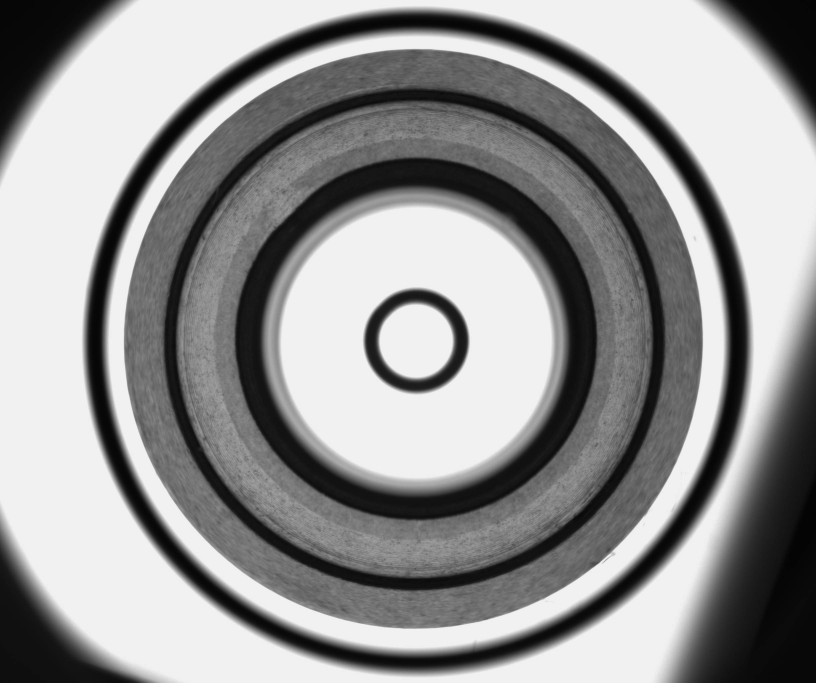
#> input picture IdealRingTest.jpg, 2448 x 2048 px (shown at 1/3 size)
$ python scratchDetectDemo.py IdealRingTest.jpg   (older library calls are emulated)
#> lines starting #> are read from the running program, lines starting #| are printed output that depends on the picture; after the words box and inside, x2 and y2 are one past the last pixel; in counts of white or black regions, pixels touching at a corner belong together
import sys
import cv2
import numpy as np
from matplotlib import pyplot as plt

# Define Upper-Lower Bound of threshold
threshval = (80,255)

# normaize the grayscale image
# NO LONGER SIGNIFICANT, ONLY USE WHEN CREATING CUSTOM FILTERS
def nm(img):
	normalizedImg = np.zeros(img.shape)
	return cv2.normalize(img, normalizedImg, alpha=0, beta=1, norm_type=cv2.NORM_MINMAX, dtype=cv2.CV_32F)

# Image Resizing function
def imgresize(timg, scale_percent):
	width = int(img.shape[1] * scale_percent / 100)
	height = int(img.shape[0] * scale_percent / 100)
	dim = (width, height)

	# resize image
	return cv2.resize(img, dim, interpolation = cv2.INTER_AREA)


# Read File name
file = sys.argv[1]


print('Reading from file: ',file)


# Show steps
# 1 is true, 0 is false
disp = 1

# Read an image
img = cv2.imread(file, 0)
#> img is the input picture: shape (2048, 2448); min 3, max 252, mean 148.2
imgorig = cv2.imread(file)

# Resize the image
gray = imgresize(img, 50)
imgorig = imgresize(imgorig, 50)

# Converting grayscale to RGB for contour visualization
imgorig = cv2.merge([imgorig,imgorig,imgorig])


# Show both images
if disp == 1:
	cv2.imshow('Original image',img)
	cv2.imshow('Gray image', gray)

# Apply a Gaussian filter of size 15x15
gSize = 5;

# gray = imfilter(gray,fspecial('gaussian',[gSize,gSize],gSize/2),'replicate')
blur = cv2.GaussianBlur(gray,(gSize,gSize),0)

# Diplay Blur
if disp == 1:
	cv2.imshow('Gaussian Filter', blur)


# Calulcate Laplacian for reference (absolute value, 1 or 0)
# NOT TO BE USED DUE TO LACK OF ACCURACY
laplacian = cv2.Laplacian(blur,cv2.CV_64F, ksize=13)
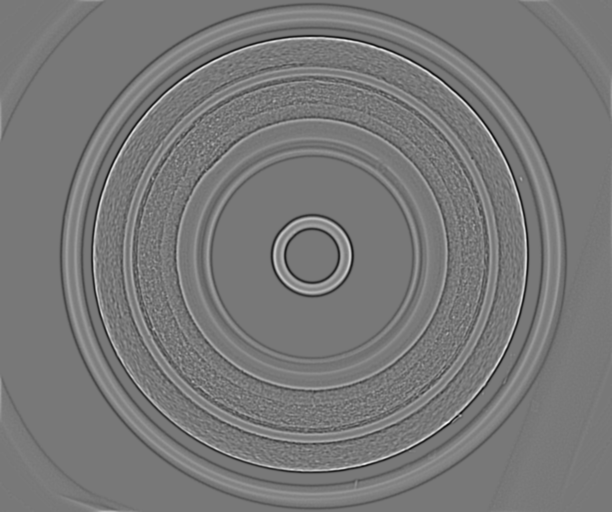
#> laplacian: shape (1024, 1224) float64 (shown at 1/2 size); min -39121628, max 43495656, mean 2376.1; drawn with min black and max white


# Sobel Filter
sobelH = np.array([[1,0,-1],[2,0,-2],[1,0,-1]],dtype=np.float)
sobelV = np.array([[1,2,1],[0,0,0],[-1,-2,-1]],dtype=np.float)

# Calculate Gradient Magnitude for image

# sh = cv2.filter2D(gray, -1, sobelH)
# sv = cv2.filter2D(gray, -1, sobelV)
# sm = np.sqrt(sh**2 + sv**2).astype(np.uint8)

dx = cv2.Sobel(blur, cv2.CV_64F,1,0,sobelH)
dy = cv2.Sobel(blur, cv2.CV_64F,0,1,sobelV)
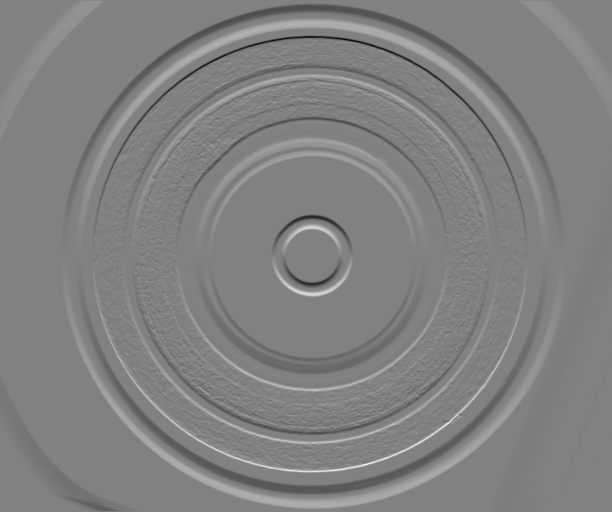
#> dy: shape (1024, 1224) float64 (shown at 1/2 size); min -335, max 325, mean -0.1; drawn with min black and max white
axy = cv2.magnitude(dx, dy).astype(np.uint8)
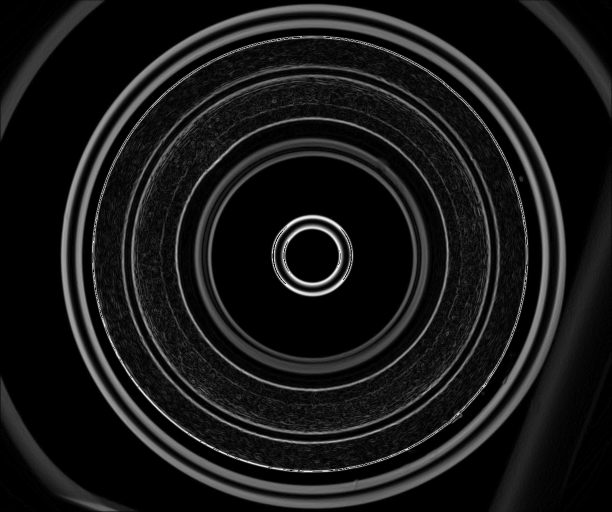
#> axy: shape (1024, 1224) (shown at 1/2 size); min 0, max 255, mean 23.5


# Display Stuff
if disp == 1:
	cv2.imshow('Laplacian (FOR REFERENCE)', laplacian)
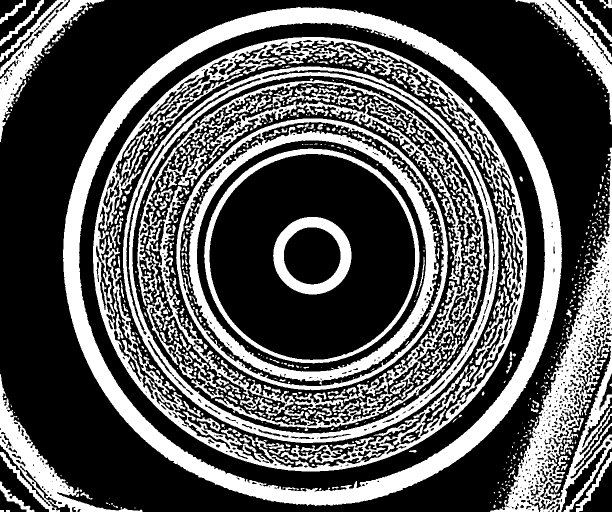
#> window 'Laplacian (FOR REFERENCE)': shape (1024, 1224) (shown at 1/2 size); 34.1% white; 899 white regions (493 under 20 px), largest, box (x1, y1, x2, y2) and area: (126, 14, 1124, 1012) 98000, (186, 74, 1054, 943) 62476, (352, 237, 896, 781) 43534
#	cv2.imshow('Sobel X Mask', sobelx)
#	cv2.imshow('Sobel Y Mask', sobely)
	cv2.imshow('Gradient Magnitude (Sobel Mask)', axy)

# Threshhold image
ret1, thresh = cv2.threshold(axy,threshval[0],threshval[1],cv2.THRESH_BINARY)
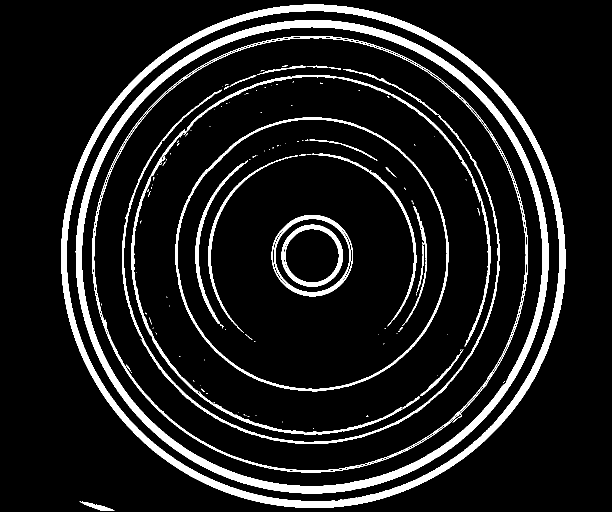
#> thresh: shape (1024, 1224) (shown at 1/2 size); 10.2% white; 124 white regions (97 under 20 px), largest, box (x1, y1, x2, y2) and area: (151, 40, 1097, 987) 39334, (122, 9, 1131, 1016) 38990, (262, 150, 981, 869) 9634
#> ret1 = 80
# threshadapt = cv2.adaptiveThreshold(axy,255,cv2.ADAPTIVE_THRESH_GAUSSIAN_C,cv2.THRESH_BINARY,11,2)
# threshmean = cv2.adaptiveThreshold(axy,255,cv2.ADAPTIVE_THRESH_MEAN_C,cv2.THRESH_BINARY,11,2)


cv2.imshow('Threshold', thresh)
# cv2.imshow('test2',threshadapt)
# cv2.imshow('test3', threshmean)


# Morphology to determine contours
kernel = np.ones((1,1),np.uint8)
ret = cv2.erode(thresh,kernel,iterations = 2)


kernel = np.ones((1,1),np.uint8)
# dilate = cv2.dilate(thresh,kernel,iterations = 1)
# erosion = cv2.erode(dilate,kernel,iterations = 1)
ret = cv2.morphologyEx(ret, cv2.MORPH_CLOSE, kernel)

kernel = np.ones((5,5),np.uint8)
ret = cv2.morphologyEx(ret, cv2.MORPH_CLOSE, kernel)
#> ret: shape (1024, 1224); 10.7% white; 80 white regions (59 under 20 px), largest, box (x1, y1, x2, y2) and area: (151, 40, 1097, 987) 39370, (122, 9, 1131, 1016) 39002, (184, 72, 1056, 945) 12930

kernel = np.ones((2,2),np.uint8)
ret = cv2.dilate(ret,kernel,iterations = 4)
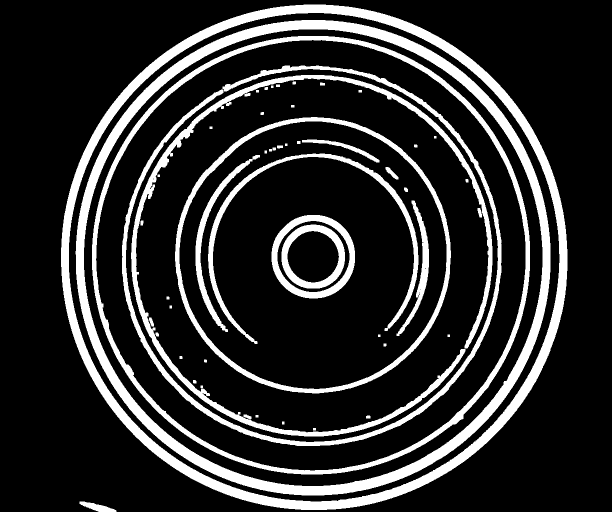
#> ret: shape (1024, 1224) (shown at 1/2 size); 18.2% white; 53 white regions

cv2.imshow('Morphology', ret)


# Calculate Contours
contours, hierarchy = cv2.findContours(ret, cv2.RETR_TREE, cv2.CHAIN_APPROX_SIMPLE)
#> contours = 69 contours, 17 with area under 20; largest, box (x1, y1, x2, y2) and area: (122, 9, 1135, 1020) 804067, (137, 25, 1120, 1004) 751957, (151, 40, 1101, 991) 709526, (167, 58, 1086, 973) 657876, (184, 72, 1060, 949) 604068
cv2.drawContours(imgorig, contours, -1, (0,255,0), 1)
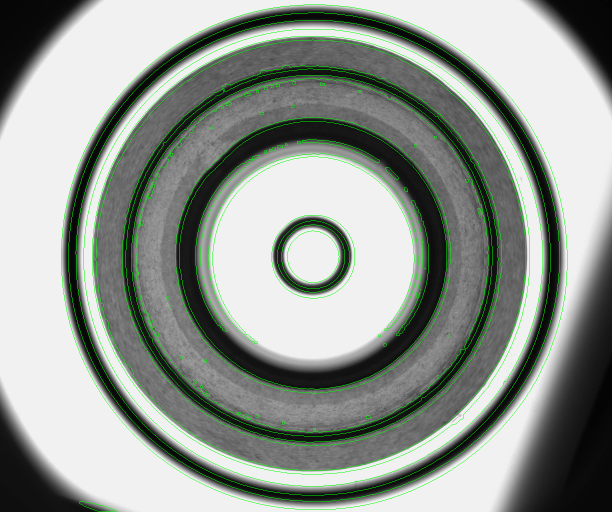
#> imgorig: shape (1024, 1224, 3) (shown at 1/2 size); mean of channels 0, 1, 2 145.2, 152.1, 145.2; drawn as B, G, R

cv2.imshow('Contours', imgorig)

cv2.waitKey()
